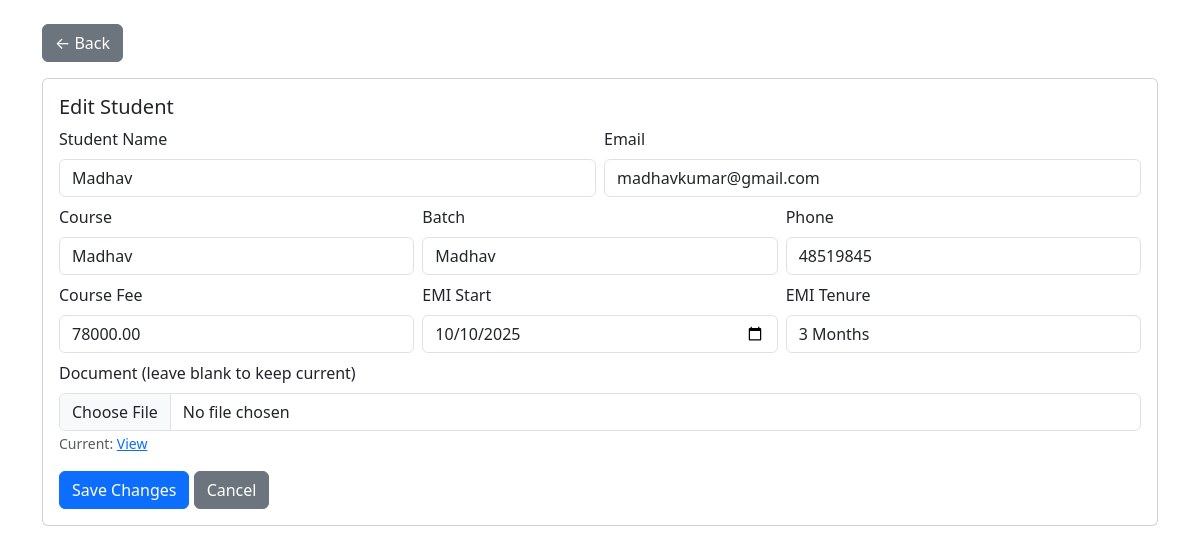
Page /edit_student.php?id=37 (signed in) on the committed database.
### tables this page shows
CREATE TABLE IF NOT EXISTS `students` (
  `id` int NOT NULL AUTO_INCREMENT,
  `studentName` varchar(255) NOT NULL,
  `courseName` varchar(255) NOT NULL,
  `batch` varchar(50) NOT NULL,
  `studentEmail` varchar(255) NOT NULL,
  `studentNumber` varchar(20) NOT NULL,
  `courseFee` decimal(10,2) NOT NULL,
  `advanceFee` decimal(10,2) DEFAULT '0.00',
  `emiStart` date NOT NULL,
  `emiTenure` varchar(20) NOT NULL,
  `parentName` varchar(255) NOT NULL,
  `parentMobile` varchar(20) NOT NULL,
  `aadhar` varchar(20) NOT NULL,
  `pan` varchar(20) NOT NULL,
  `account` varchar(20) NOT NULL,
  `ifsc` varchar(20) NOT NULL,
  `document_path` varchar(255) DEFAULT NULL,
  `created_at` timestamp NOT NULL DEFAULT CURRENT_TIMESTAMP,
  `nbfc_remark` text,
  `nbfc_status` varchar(50) DEFAULT 'Pending',
  PRIMARY KEY (`id`)
);

### edit_student.php (the view, shortened to what this page needs)
<?php
include 'connection.php';
$id = intval($_GET['id']);
$stmt = $conn->prepare("SELECT * FROM students WHERE id = ?");
$stmt->bind_param("i",$id);
$stmt->execute();
$res = $stmt->get_result();
$student = $res->fetch_assoc();
?>
<!doctype html>
<html>
<head>
<link href="https://cdn.jsdelivr.net/npm/bootstrap@5.3.2/dist/css/bootstrap.min.css" rel="stylesheet">
</head>
<body>
<div class="container mt-4">
  <a href="admin_dashboard.php" class="btn btn-secondary mb-3">&larr; Back</a>
  <div class="card p-3">
    <h5>Edit Student</h5>
    <form method="post" action="update_student.php" enctype="multipart/form-data">
      <div class="row g-2">
        <div class="col-md-6">
          <label class="form-label">Student Name</label>
          <input name="studentName" class="form-control" value="<?= htmlspecialchars($student['studentName']) ?>" required>
        </div>
        <div class="col-md-6">
          <label class="form-label">Email</label>
          <input name="studentEmail" type="email" class="form-control" value="<?= htmlspecialchars($student['studentEmail']) ?>" required>
        </div>
        <div class="col-md-4">
          <label class="form-label">Course</label>
          <input name="courseName" class="form-control" value="<?= htmlspecialchars($student['courseName']) ?>">
        </div>
        <div class="col-md-4">
          <label class="form-label">Batch</label>
          <input name="batch" class="form-control" value="<?= htmlspecialchars($student['batch']) ?>">
        </div>
        <div class="col-md-4">
          <label class="form-label">Phone</label>
          <input name="studentNumber" class="form-control" value="<?= htmlspecialchars($student['studentNumber']) ?>">
        </div>
        <div class="col-md-4">
          <label class="form-label">Course Fee</label>
          <input name="courseFee" class="form-control" value="<?= htmlspecialchars($student['courseFee']) ?>">
        </div>
        <div class="col-md-4">
          <label class="form-label">EMI Start</label>
          <input name="emiStart" type="date" class="form-control" value="<?= htmlspecialchars($student['emiStart']) ?>">
        </div>
        <div class="col-md-4">
          <label class="form-label">EMI Tenure</label>
          <input name="emiTenure" class="form-control" value="<?= htmlspecialchars($student['emiTenure']) ?>">
        </div>
        <div class="col-12 mt-2">
          <label class="form-label">Document (leave blank to keep current)</label>
          <input type="file" name="document" class="form-control">
          <?php if(!empty($student['document_path'])): ?>
            <small class="text-muted">Current: <a href="<?=htmlspecialchars($student['document_path'])?>" target="_blank">View</a></small>
          <?php endif; ?>
        </div>
      </div>
      <div class="mt-3">
        <button class="btn btn-primary" type="submit">Save Changes</button>
        <a class="btn btn-secondary" href="admin_dashboard.php">Cancel</a>
      </div>
    </form>
  </div>
</div>
</body>
</html>

### rows in the picture
students: studentName "Madhav", studentEmail "madhavkumar@gmail.com", courseName "Madhav", batch "Madhav", studentNumber "48519845", courseFee "78000.00", emiStart "10/10/2025", emiTenure "3 Months"
